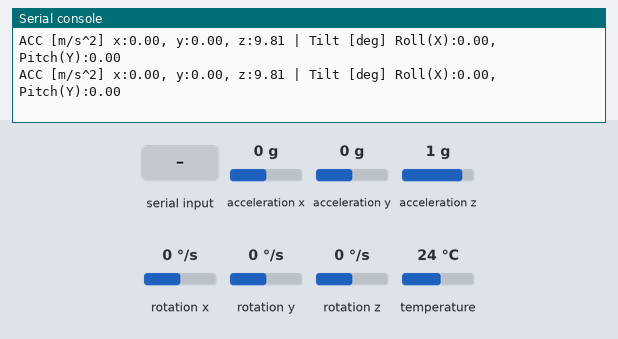
A program run on a simulated Raspberry Pi Pico running MicroPython. Shown: the last lines printed to the serial console. Inputs (shaded band) come from the test bench; at power-on: acceleration x 0 g, acceleration y 0 g, acceleration z 1 g, rotation x 0 °/s, rotation y 0 °/s, rotation z 0 °/s, temperature 24 °C.

Above: at 2.2 s.
2.3 s: "Z" typed at the serial console, then Enter
At 3.5 s:
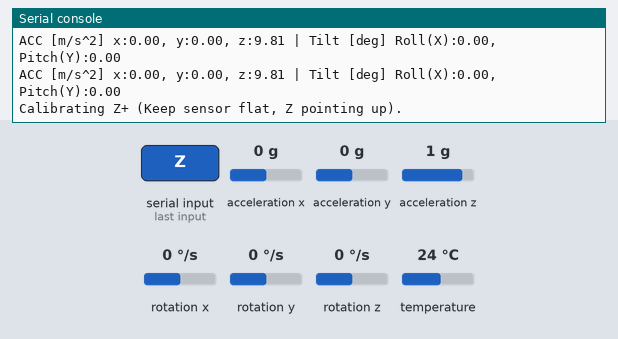
3.9 s: "X" typed at the serial console, then Enter
At 6.7 s:
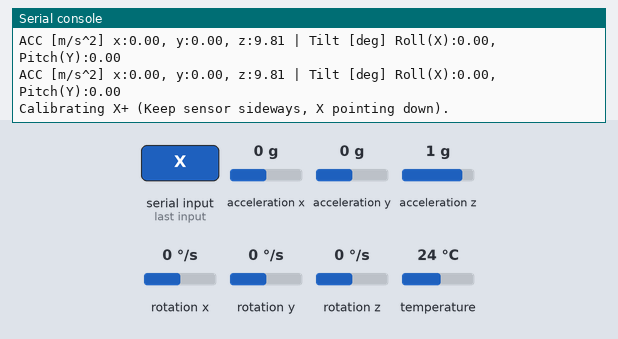
6.9 s: "Y" typed at the serial console, then Enter
At 9.8 s:
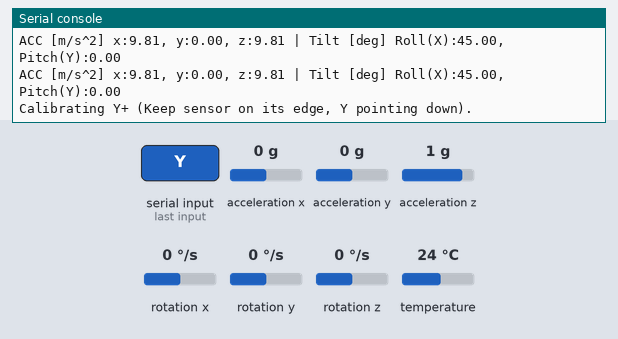
9.9 s: acceleration x set to -1.4 g
At 12.72 s:
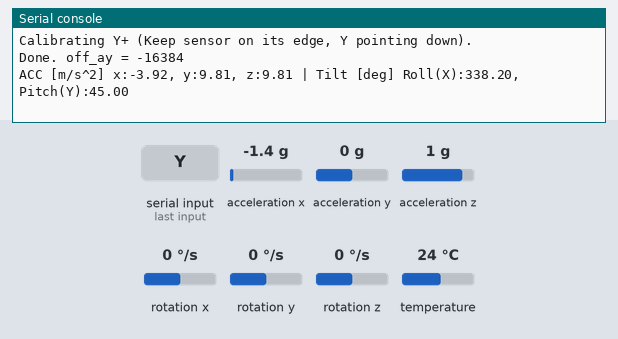
12.9 s: acceleration y set to -1.4 g
At 12.92 s:
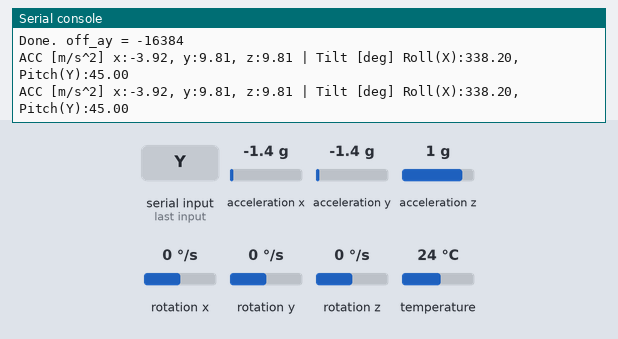
14.4 s: acceleration z set to -1.4 g
At 14.54 s:
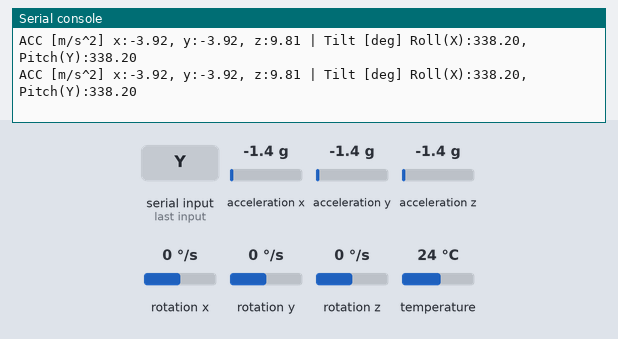
Timing chart, 0 to 16.9 s (numbered marks = the images above; inputs shaded):
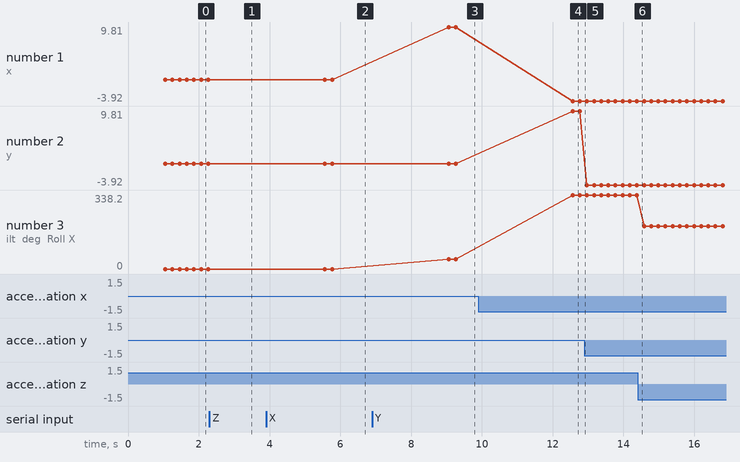

Measured:
- after the input at 2.3 s, the serial console: prints a new line after 0.17 s (image 1)
- after the input at 3.9 s, the serial console: prints a new line after 2.1 s (image 2)
- after the input at 6.9 s, the serial console: prints a new line after 2.6 s (image 3)
- after the input at 9.9 s, the serial console: prints a new line after 2.7 s (image 4)
- plotted number 1: 9.81 → -3.92 after the input at 9.9 s
- plotted number 3: 45 → 338.2 after the input at 9.9 s, 338.2 → 195.95 after the input at 14.4 s

The program:

mpu6050_python.py
```python
"""
Digital Inclinometer and Tilt Sensing via Accelerometry.
Rapid prototyping of a 2-axis tilt sensor using the RP2040 and MPU6050.
Features dynamic non-blocking UART calibration and fast I2C struct unpacking.

Author: Daniel Ruiz Perez
"""

from machine import Pin, I2C
import time
import math
import sys
import select
import struct

# ===================== MPU6050 Registers =====================
MPU6050_CONFIG        = 0x1A
MPU6050_GYRO_CONFIG   = 0x1B
MPU6050_ACCEL_CONFIG  = 0x1C
MPU6050_PWR_MGMT_1    = 0x6B
MPU6050_ACCEL_XOUT_H  = 0x3B
MPU6050_ADDRESS       = 0x68

# ===================== Physical Constants =====================
ACC_SENS_LSB_PER_G = 16384.0   # Scale factor for ±2g range
G_SI               = 9.80665   # Standard gravity in m/s^2
CAL_SAMPLES        = 1000      # Number of samples for dynamic averaging

# ===================== Hardware Offsets =====================
off_ax = 0
off_ay = 0
off_az = 0

# ===================== Hardware Interfaces =====================
i2c = I2C(0, sda=Pin(4), scl=Pin(5), freq=400_000)

def write_reg(reg, val):
    """Writes a single byte to the specified I2C register."""
    i2c.writeto_mem(MPU6050_ADDRESS, reg, bytes([val]))
    time.sleep_us(20)

def read_burst_14():
    """Reads 14 sequential bytes starting from ACCEL_XOUT_H."""
    return i2c.readfrom_mem(MPU6050_ADDRESS, MPU6050_ACCEL_XOUT_H, 14)

def rad2deg(r):
    """Converts radians to degrees."""
    return r * 57.295775

def read_raw():
    """
    Fetches and unpacks 14 bytes of raw sensor data.
    Utilizes struct.unpack for highly efficient big-endian byte joining.
    Returns: ax, ay, az, gx, gy, gz, temp (Signed 16-bit integers).
    """
    data = read_burst_14()
    # ">" specifies Big-Endian, "hhhhhhh" specifies 7 signed 16-bit shorts
    ax, ay, az, temp, gx, gy, gz = struct.unpack(">hhhhhhh", data)
    return ax, ay, az, gx, gy, gz, temp

# ===================== Dynamic Calibration Routines =====================

def calibrar_z_pos():
    """Calibrates the Z-axis by averaging static 1g forces."""
    global off_az
    print("Calibrating Z+ (Keep sensor flat, Z pointing up).")
    time.sleep_ms(500)
    saz = 0
    for _ in range(CAL_SAMPLES):
        ax, ay, az, gx, gy, gz, t = read_raw()
        saz += az
        time.sleep_ms(2)
    mz = saz / CAL_SAMPLES
    off_az = int(mz - 16384.0)  # Target is +1g (+16384 LSB)
    print("Done. off_az =", off_az)

def calibrar_x_pos():
    """Calibrates the X-axis by averaging static 1g forces."""
    global off_ax
    print("Calibrating X+ (Keep sensor sideways, X pointing down).")
    time.sleep_ms(500)
    sax = 0
    for _ in range(CAL_SAMPLES):
        ax, ay, az, gx, gy, gz, t = read_raw()
        sax += ax
        time.sleep_ms(2)
    mx = sax / CAL_SAMPLES
    off_ax = int(mx - 16384.0)
    print("Done. off_ax =", off_ax)

def calibrar_y_pos():
    """Calibrates the Y-axis by averaging static 1g forces."""
    global off_ay
    print("Calibrating Y+ (Keep sensor on its edge, Y pointing down).")
    time.sleep_ms(500)
    say = 0
    for _ in range(CAL_SAMPLES):
        ax, ay, az, gx, gy, gz, t = read_raw()
        say += ay
        time.sleep_ms(2)
    my = say / CAL_SAMPLES
    off_ay = int(my - 16384.0)
    print("Done. off_ay =", off_ay)

def mpu6050_init():
    """Configures the IMU with strong low-pass filtering for static tilt sensing."""
    # DLPF ~5 Hz (Heavy filtering for gravity isolation), Gyro ignored, Accel ±2 g
    write_reg(MPU6050_CONFIG,       0x06)
    write_reg(MPU6050_GYRO_CONFIG,  0x10)
    write_reg(MPU6050_ACCEL_CONFIG, 0x00)
    write_reg(MPU6050_PWR_MGMT_1,   0x00)
    time.sleep_ms(50)

# ===================== Main Execution =====================

def main():
    print("MPU-6050 Inclinometer Ready.")
    print("UART Calibration Commands:")
    print("  'z' -> Calibrate Z-Axis (+1g)")
    print("  'x' -> Calibrate X-Axis (+1g)")
    print("  'y' -> Calibrate Y-Axis (+1g)\n")
    time.sleep_ms(1000)

    while True:
        # Non-blocking UART polling for CLI commands
        if select.select([sys.stdin], [], [], 0)[0]:
            ch = sys.stdin.read(1)
            if ch in ('z', 'Z'):
                calibrar_z_pos()
            elif ch in ('x', 'X'):
                calibrar_x_pos()
            elif ch in ('y', 'Y'):
                calibrar_y_pos()

        # 1. Hardware Polling
        ax, ay, az, gx, gy, gz, temp = read_raw()

        # 2. Offset Application
        ax -= off_ax
        ay -= off_ay
        az -= off_az

        # 3. Scale to G-Force
        ax_g = ax / ACC_SENS_LSB_PER_G
        ay_g = ay / ACC_SENS_LSB_PER_G
        az_g = az / ACC_SENS_LSB_PER_G

        # 4. Trigonometric Tilt Calculation (Roll & Pitch)
        # Note: True Yaw cannot be calculated from a stationary accelerometer.
        roll_deg  = rad2deg(math.atan2(ax_g, az_g))
        pitch_deg = rad2deg(math.atan2(ay_g, az_g))

        if roll_deg  < 0:  roll_deg  += 360.0
        if pitch_deg < 0:  pitch_deg += 360.0

        # 5. Physics Conversion (m/s^2)
        ax_ms2 = ax_g * G_SI
        ay_ms2 = ay_g * G_SI
        az_ms2 = az_g * G_SI

        # 6. Telemetry Output
        print("ACC [m/s^2] x:{0:.2f}, y:{1:.2f}, z:{2:.2f} | Tilt [deg] Roll(X):{3:.2f}, Pitch(Y):{4:.2f}".format(
            ax_ms2, ay_ms2, az_ms2, roll_deg, pitch_deg))

        time.sleep_ms(200)

def _whoami_check():
    """Verifies I2C connectivity and device address."""
    try:
        _ = i2c.readfrom_mem(MPU6050_ADDRESS, MPU6050_ACCEL_XOUT_H, 1)
        return True
    except OSError as e:
        print("I2C Bus Error. Check wiring or I2C Address (0x68/0x69).")
        return False

if __name__ == "__main__":
    if _whoami_check():
        mpu6050_init()
        main()
```
